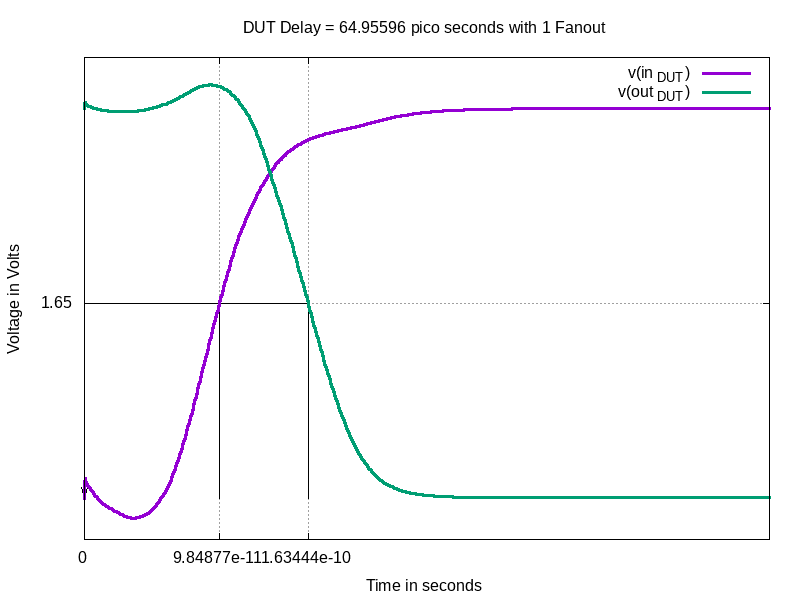

Reproduce this figure in gnuplot.
set terminal X11 noenhanced
set title "DUT Delay = 64.95596 pico seconds with 1 Fanout"
set xlabel "Time in seconds"
set ylabel "Voltage in Volts"
set grid
unset logscale x 
targ=  1.634436e-10 
trig=  9.848766e-11

set xrange [0.000000e+00:0.5000000e-9]
unset logscale y 
set yrange [-3.436647e-01:3.732676e+00]
set xtics 1
#set x2tics 1
#set ytics 1.65
#set y2tics 1
 
set arrow from targ,0 to targ,1.65 nohead
set arrow from trig,0 to trig,1.65 nohead
set arrow from 0,1.65 to targ,1.65 nohead
set arrow from 0,1.65 to trig,1.65 nohead

set xtics add (targ)
set xtics add (trig)
set ytics (1.65)

set format y "%g"
set format x "%g"
plot 'delay.data' using 1:2 with lines lw 3 title "v(in_{DUT})",\
'delay.data' using 3:4 with lines lw 3 title "v(out_{DUT})"
set terminal push
set term png size 800,600 
set output "delay.png"
replot
set term pop
replot
